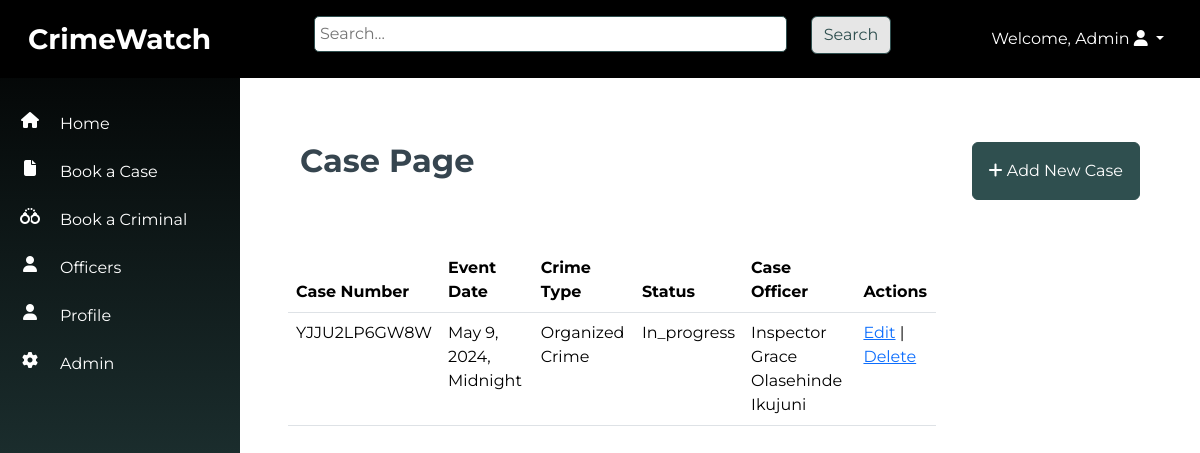
The page /cases/ (signed in) on the database as committed earlier.
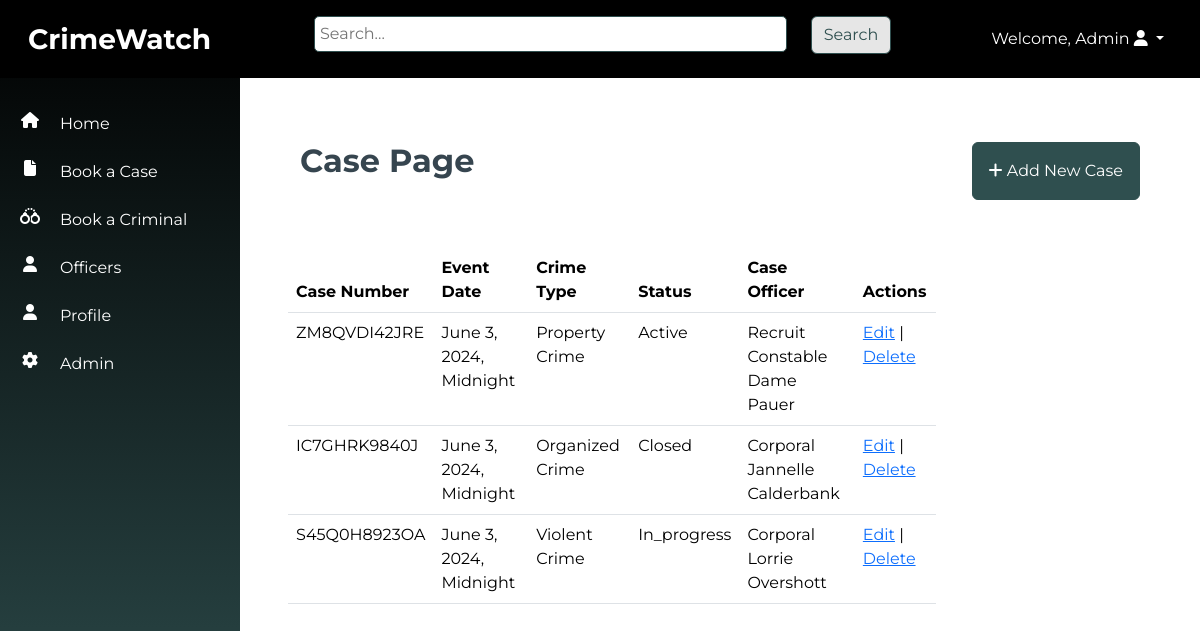
The same page on the database as committed later.
### cases/models.py (models this page shows, shortened)
class CriminalCase(models.Model):
    CASE_STATUS_CHOICES = [
        ('active', 'Active'),
        ('in_progress', 'In Progress'),
        ('closed', 'Closed'),
    ]
    case_number = models.CharField(max_length=12, unique=True, editable=False)
    event_date = models.DateTimeField()
    crime_type = models.ForeignKey(CrimeType, on_delete=models.CASCADE)
    crime_subcategory = models.ForeignKey(CrimeSubcategory, on_delete=models.CASCADE)
    location_of_crime = models.CharField(max_length=255)
    case_description = models.TextField()
    witnesses = models.CharField(max_length=255)
    known_suspects = models.CharField(max_length=255)
    arrested_suspects = models.CharField(max_length=255)
    case_status = models.CharField(max_length=12, choices=CASE_STATUS_CHOICES)
    pictures_of_evidence = models.ImageField(upload_to='src/images/', null=True, blank=True)
    case_officer = models.ForeignKey(Officer, on_delete=models.CASCADE, null=True)

class CrimeType(models.Model):
    name = models.CharField(max_length=100)
    def __str__(self):
        return self.name

### officers/models.py (models this page shows)
class Officer(models.Model):
    SEX_CHOICES = [
        ('male', 'Male'),
        ('female', 'Female'),
    ]
    RANK_CHOICES = [
        ('Recruit Constable', 'Recruit Constable'),
        ('Constable', 'Constable'),
        ('Corporal', 'Corporal'),
        ('Sergeant', 'Sergeant'),
        ('Sergeant Major', 'Major'),
        ('Inspector', 'Inspector'),
    ]
    DUTY_STATUS = [
        ('On Duty', 'On Duty'),
        ('Off Duty', 'Off Duty'),
    ]
    name = models.CharField(max_length=100)
    sex = models.CharField(max_length=10, choices=SEX_CHOICES, default="Male")
    rank = models.CharField(max_length=100, choices=RANK_CHOICES, blank=True)
    badge_number = models.IntegerField(unique=True)
    area = models.CharField(max_length=100)
    date_of_birth = models.DateField()
    phone_number = models.CharField(max_length=100)
    email = models.EmailField(unique=True)
    address = models.CharField(max_length=255)
    city = models.CharField(max_length=100)
    state = models.CharField(max_length=100)
    nationality = models.CharField(max_length=255, default="Nigerian")
    duty_status = models.CharField(max_length=10, choices=DUTY_STATUS, default="On Duty")
    def __str__(self):
        return f"{self.rank} {self.name}"

### cases/views.py (the view)
# urls.py: path('', views.case_list, name='case_list'),
@login_required
def case_list(request):
    cases = CriminalCase.objects.all()
    return render(request, 'case_list.html', {'cases': cases})

### cases/templates/case_list.html (shortened to what this page needs)
{% extends 'base.html' %}
{% block content %}
<div class="container-fluid p-5">
    <div class="row mb-5">
        <div class="col-6">
            <h1 class="fw-bold fs-2">Case Page</h1>
        </div>
        <div class="col-6 ">
            <a href="{% url 'case_create' %}" class="btn btn-primary p-3 float-end"><i class="fa fa-plus"></i> Add New Case</a>
        </div>
    </div>
    <div class="row">
        <table class="table w-75">
            <thead>
                <tr>
                    <th scope="col">Case Number</th>
                    <th scope="col">Event Date</th>
                    <th scope="col">Crime Type</th>
                    <th scope="col">Status</th>
                    <th scope="col">Case Officer</th>
                    <th scope="col">Actions</th>
                </tr>
            </thead>
            <tbody>
                {% for case in cases %}
                    <tr>
                        <td class="text-capitalize">{{ case.case_number }}</td>
                        <td class="text-capitalize">{{ case.event_date}}</td>
                        <td class="text-capitalize">{{ case.crime_type }}</td>
                        <td class="text-capitalize">{{ case.case_status }}</td>
                        <td class="text-capitalize">{{ case.case_officer }}</td>
                        <td>
                            <a href="{% url 'case_update' case.pk %}">Edit</a> |
                            <a href="{% url 'case_delete' case.pk %}">Delete</a>
                        </td>
                    </tr>
                {% endfor %}
            </tbody>
        </table>
    </div>
</div>
{% endblock %}

Rows that differ between the two databases and show on the page:
removed CriminalCase: case_number "YJJU2LP6GW8W", event_date "May 9, 2024, Midnight", crime_type "Organized Crime", case_status "In_progress", case_officer "Inspector Grace Olasehinde Ikujuni"
added CriminalCase: case_number "ZM8QVDI42JRE", event_date "June 3, 2024, Midnight", crime_type "Property Crime", case_status "Active", case_officer "Recruit Constable Dame Pauer"
added CriminalCase: case_number "IC7GHRK9840J", event_date "June 3, 2024, Midnight", crime_type "Organized Crime", case_status "Closed", case_officer "Corporal Jannelle Calderbank"
added CriminalCase: case_number "S45Q0H8923OA", event_date "June 3, 2024, Midnight", crime_type "Violent Crime", case_status "In_progress", case_officer "Corporal Lorrie Overshott"
